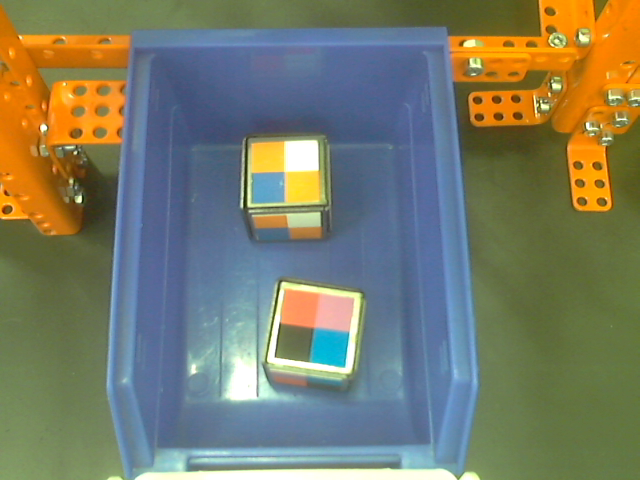
#> input picture Hub/RoketFox-solution/res/hub1.png, 640 x 480 px
$ python -i detection.py   (imports and definitions only)
#> lines starting #> are read from the running program, lines starting #| are printed output that depends on the picture; after the words box and inside, x2 and y2 are one past the last pixel; in counts of white or black regions, pixels touching at a corner belong together
import cv2
import numpy as np
from itertools import combinations
from typing import *


class FaceContour:
    def __init__(self, contour: np.ndarray):
        self.cnt = contour
        self._excluded = False

    @property
    def center(self):
        x, y, w, h = cv2.boundingRect(self.cnt)
        return np.array((x + w//2, y + h//2))

    @property
    def size(self):
        x, y, w, h = cv2.boundingRect(self.cnt)
        return w, h

    @property
    def excluded(self):
        return self._excluded

    def exclude(self):
        self._excluded = True

    @property
    def area(self):
        return cv2.boundingRect(self.cnt)[2] * cv2.boundingRect(self.cnt)[3]

    @property
    def raw(self) -> np.ndarray:
        return self.cnt

def contast(img, x):
#> called with x = 70
    hsv = cv2.cvtColor(img, cv2.COLOR_RGB2HSV)
#> hsv: shape (480, 640, 3); mean H, S, V 64.8, 116.4, 151
    h,s,v = cv2.split(hsv)
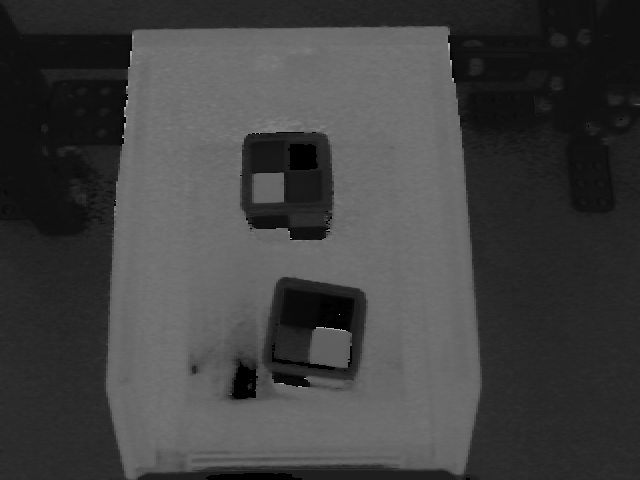
#> h: shape (480, 640); min 0, max 179, mean 64.8
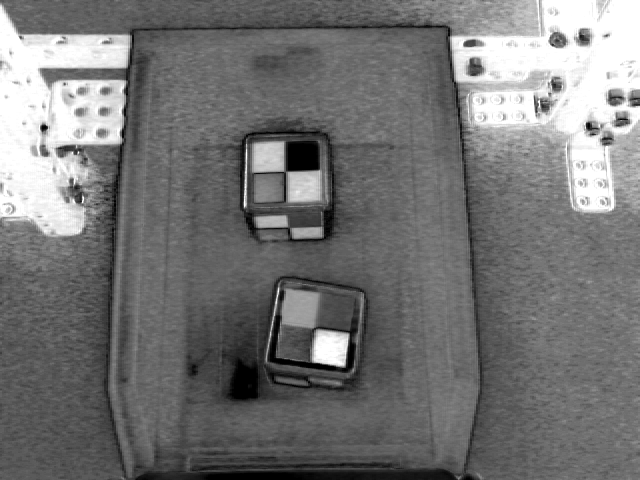
#> s: shape (480, 640); min 0, max 255, mean 116.4

    x = 255 - x
    v[v>x] = 255
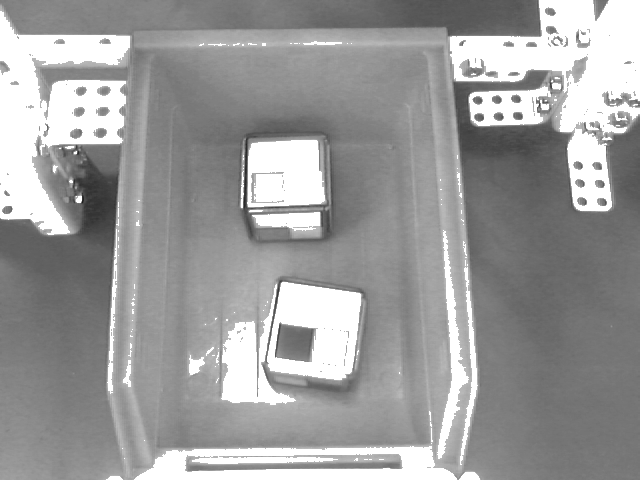
#> v: shape (480, 640); min 27, max 255, mean 155.9
    v[v<x] = x
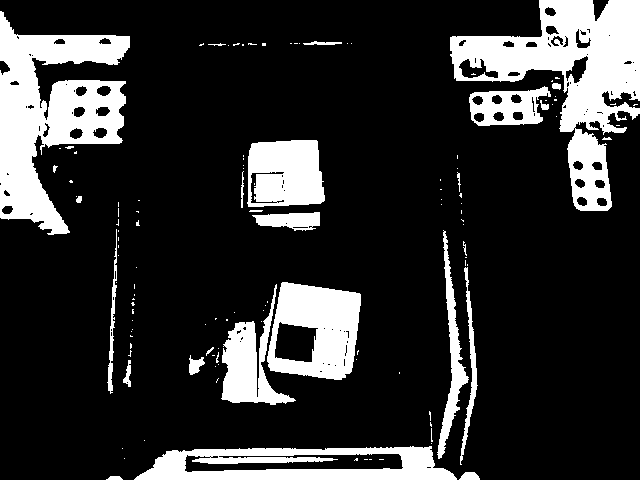
#> v: shape (480, 640); values 185 (black) and 255 (white), 18.9% white; 124 white regions (97 under 20 px), largest, box (x1, y1, x2, y2) and area: (450, 0, 640, 211) 15520, (0, 11, 130, 235) 14429, (134, 446, 457, 480) 6775

    hsv = cv2.merge((h, s, v))
#> hsv: shape (480, 640, 3); mean H, S, V 64.8, 116.4, 198.2
    return cv2.cvtColor(hsv, cv2.COLOR_HSV2RGB)
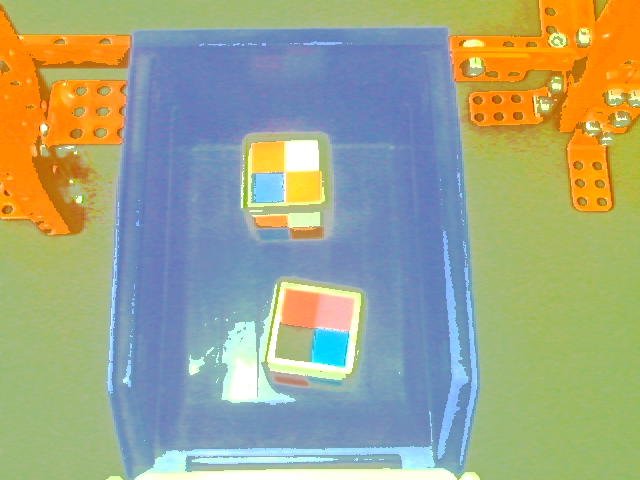
#> returned value: shape (480, 640, 3); mean R, G, B 158.5, 165.6, 136.7

def find_all_contours(img: cv2.Mat, t1 = 100, t2 = 50, d = 1, e = 1) -> Generator:
    gaus_ksize = 11
    canny_tres1, canny_tres2 = t1, t2

    c = contast(img, 70)
    gaus = cv2.GaussianBlur(img, (gaus_ksize, gaus_ksize), 0)
    grsc = cv2.cvtColor(gaus, cv2.COLOR_BGR2GRAY)
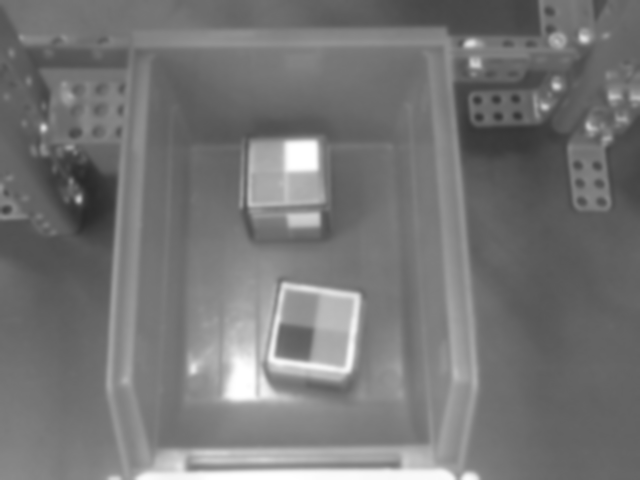
#> grsc: shape (480, 640); min 41, max 255, mean 117.6
    edges = cv2.Canny(grsc, canny_tres1, canny_tres2)
#> edges: shape (480, 640); 1.7% white in thin lines or dots
    edges = cv2.dilate(edges, None, iterations=d)
#> edges: shape (480, 640); 5.5% white; 57 white regions, largest, box (x1, y1, x2, y2) and area: (260, 276, 362, 398) 1866, (452, 77, 479, 435) 1166, (238, 136, 327, 232) 1152
    edges = cv2.erode(edges, None, iterations=e)
#> edges: shape (480, 640); 1.8% white in thin lines or dots

    ed = cv2.resize(edges, (600,300))
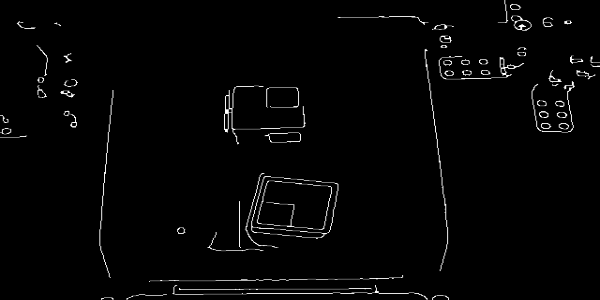
#> ed: shape (300, 600); min 0, max 255, mean 4.6
    cv2.imshow("edges", ed)

    raw_cnts, _ = cv2.findContours(
        edges, cv2.RETR_TREE, cv2.CHAIN_APPROX_NONE)
#> raw_cnts = 100 contours, 27 with area under 20; largest, box (x1, y1, x2, y2) and area: (268, 282, 361, 382) 7398, (268, 282, 361, 374) 6750, (274, 289, 354, 368) 4916, (274, 289, 354, 368) 4901, (268, 363, 346, 381) 625
    contours = tuple(FaceContour(c) for c in raw_cnts)
#> contours = 100 items

    return contours


def find_weight_contours(img: cv2.Mat) -> Generator:
    '''
    Returns the contours and coordinates (in pixels) of the objects in the image.
    '''
    contours = find_all_contours(img)
#> contours = 100 items


    MIN_FACE_AREA = 4500
    MAX_FACE_AREA = 10000
    contours = filter(lambda c: c.area > MIN_FACE_AREA, contours)
    contours = filter(lambda c: c.area < MAX_FACE_AREA, contours)

    # for c in contours:
    #     print(c.area)

    contours: Iterable[FaceContour] = sorted(contours, key=lambda c: c.area)
#> contours = 8 items

    for c in contours:
        w, h = c.size
        if abs(w-h) > 10:
            c.exclude()
#> this loop made 8 passes
#> (w, h) on passes 1 to 8: (15, 301), (80, 79), (80, 79), (272, 24), (87, 94), (93, 92), (25, 356), (93, 100)


    for c1, c2 in combinations(contours, 2):
        if np.linalg.norm(c1.center - c2.center) < 50:
            min(c1, c2, key=lambda c: c.area).exclude()
#> this loop made 28 passes

    raw_contours = (cnt.raw for cnt in contours if not cnt.excluded)

    return raw_contours

>>> import cv2
>>> picture = cv2.cvtColor(cv2.imread('res/hub1.png'), cv2.COLOR_BGR2RGB)
>>> result = find_weight_contours(picture)

$ run again, on Hub/RoketFox-solution/res/hub2.png
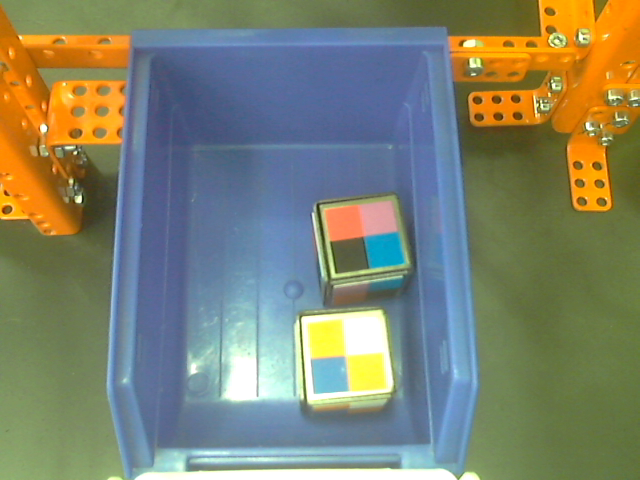
#> input picture Hub/RoketFox-solution/res/hub2.png, 640 x 480 px
#> in contast, `v[v<x] = x`:
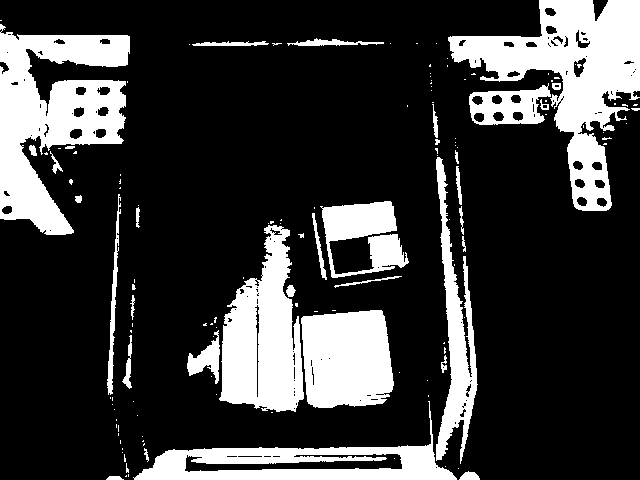
#> v: shape (480, 640); values 185 (black) and 255 (white), 22.9% white; 137 white regions (102 under 20 px), largest, box (x1, y1, x2, y2) and area: (448, 0, 640, 211) 15493, (0, 24, 130, 235) 14576, (219, 225, 304, 412) 9982
#> in find_all_contours, `ed = cv2.resize(edges, (600,300))`:
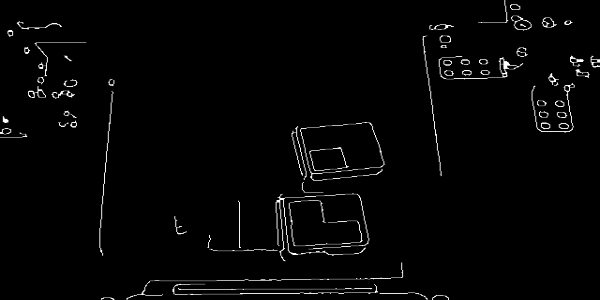
#> ed: shape (300, 600); min 0, max 255, mean 4.9
#> raw_cnts = 106 contours, 27 with area under 20; largest, box (x1, y1, x2, y2) and area: (320, 195, 411, 289) 5730, (320, 196, 410, 278) 5704, (330, 235, 372, 274) 1117, (330, 237, 370, 273) 1106, (545, 25, 567, 49) 240
#> in find_all_contours, `contours = tuple(FaceContour(c) for c in raw_cnts)`: contours = 106 items
#> in find_weight_contours, `contours: Iterable[FaceContour] = sorted(contours, key=lambda c: c.area)`: contours = 5 items
#> the loop in find_weight_contours, `for c in contours:` made 5 passes
#> (w, h) on passes 2 to 4: (79, 74), (90, 82), (91, 94)
#> the loop in find_weight_contours, `for c1, c2 in combinations(contours, 2):` made 10 passes
